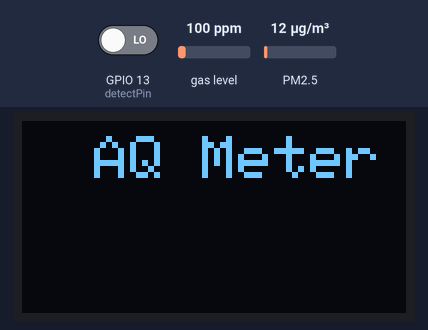
Simulated run of this sketch. Board: ESP32. Parts: 128×64 one-colour display. The inputs (shaded band) are chosen by the test bench; at power-on: PM2.5 12 µg/m³, GPIO 13 (detectPin) LOW, gas level 100 ppm. WiFi joins after 1.5 s; servers stay silent unless stated; the display library's start-up logo is not drawn; the local clock reads 2024-03-15 10:24:30 at power-on unless the sketch sets it; storage starts empty; what the sketch prints to the serial monitor is not drawn.

Above: at 1.7 s.
At 21.7 s:
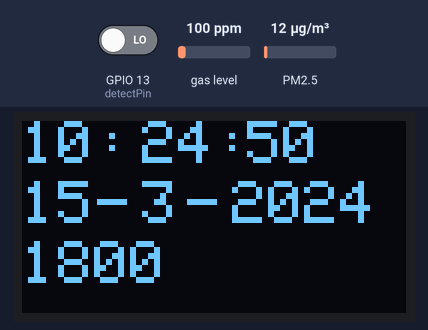
21.8 s: PM2.5 set to 6 µg/m³
At 36.4 s:
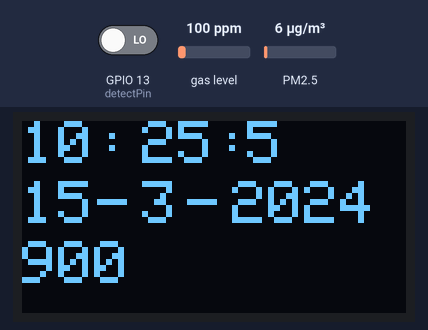
37.2 s: PM2.5 set to 75 µg/m³
At 52.2 s:
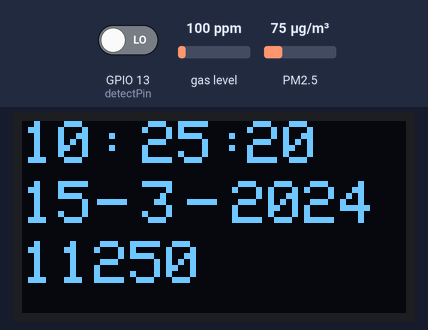
52.6 s: PM2.5 set to 150 µg/m³
At 66.8 s:
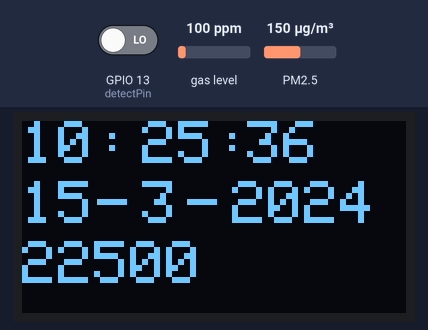
Timing chart, 0 to 68.3 s (numbered marks = the images above; inputs shaded):
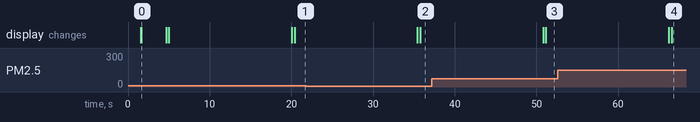

Measured:
- what the display in image 0 shows lasts 3.1 s, from 1.6 s to 4.7 s

The sketch:

datalogger_thingspeak_oledStatus.ino
```cpp
//setup the RTC using RTC by makuna
//install RTClib.h link - http://www.rinkydinkelectronics.com/library.php?id=73
//Reference - https://github.com/ismailsakdo/EHRU_EMSA/blob/main/GROUP%20EHRU%20SKETCH22/nana_ccs811_mq.ino
#include <Wire.h>
#include <SPI.h>
#include <SD.h>
#include "RTClib.h"
#include "FS.h"
#include "SPI.h"
#include <MQUnifiedsensor.h>

//Option OLED
#include <Adafruit_GFX.h>
#include <Adafruit_SSD1306.h>

//Thingspeak library and WiFiManager
#include <WiFiManager.h>
#include <ThingSpeak.h>
#define SECRET_CH_ID 00000                    // replace 0000000 with your channel number
#define SECRET_WRITE_APIKEY "APIKEY"  // replace XYZ with your channel write API Key

//Sensor dust
#include <SoftwareSerial.h>
#include "Adafruit_PM25AQI.h"

//Sensor IR
int detectPin = 13;
bool detect = 0;

//Assignment
const int chipSelect = 5;
File sd_file;
RTC_DS3231 rtc;
char daysOfTheWeek[7][12] = { "Sunday", "Monday", "Tuesday", "Wednesday", "Thursday", "Friday", "Saturday" };
SoftwareSerial pmSerial(3, 2);  // change to RXD
Adafruit_PM25AQI aqi = Adafruit_PM25AQI();

//option display
#define SCREEN_WIDTH 128  // OLED display width, in pixels
#define SCREEN_HEIGHT 64  // OLED display height, in pixels
#define OLED_RESET -1     // Reset pin # (or -1 if sharing reset pin)
Adafruit_SSD1306 display(SCREEN_WIDTH, SCREEN_HEIGHT, &Wire, OLED_RESET);

//intialize
#define Board ("Arduino NANO")
#define Pin135 (32)  //Analog input 2 of your arduino
//#define         Pin7                     (35)  //Analog input 3 of your arduino

//setup of sensor
#define RatioMQ135CleanAir (3.6)  //RS / R0 = 10 ppm
//#define         RatioMQ7CleanAir          (27.5) //RS / R0 = 27.5 ppm
#define ADC_Bit_Resolution (12)  // 10 bit ADC
#define Voltage_Resolution (5)   // Volt resolution to calc the voltage
#define Type ("ESP32")           //Board used

//Initialize MQ
MQUnifiedsensor MQ135(Board, Voltage_Resolution, ADC_Bit_Resolution, Pin135, Type);
//MQUnifiedsensor MQ7(Board, Voltage_Resolution, ADC_Bit_Resolution, Pin7, Type);

//WiFi Setting
//WiFiManager wifiManager;
WiFiClient client;

//Thingspeak
unsigned long myChannelNumber = SECRET_CH_ID;
const char *myWriteAPIKey = SECRET_WRITE_APIKEY;
const char *server = "api.thingspeak.com";

//Variable
float co2;
String dataMessage;
String myStatus = "";
int pm03;
int pm25;
int pm10;

void setup() {
  // initialize serial communications at 9600 bps:
  Serial.begin(115200);
  pinMode(detectPin, INPUT);
  pmSerial.begin(9600);
  if (!aqi.begin_UART(&pmSerial)) {  // connect to the sensor over software serial
    Serial.println("Could not find PM 2.5 sensor!");
    while (1) delay(10);
  }

  Serial.println("PM25 found!");
  Wire.begin();

  while (!Serial) {
    ;  // wait for serial port to connect. Needed for native USB port only
  }

  // Initialize WiFiManager
  WiFiManager wifiManager;
  //wifiManager.resetSettings();
  wifiManager.autoConnect("Wataverse Technology", "password");

  // Initialize ThingSpeak
  ThingSpeak.begin(client);

  Serial.print("Initializing SD card...");

  // see if the card is present and can be initialized:
  initSDCard();

  if (!rtc.begin()) {
    Serial.println("Couldn't find RTC");
    while (1)
      ;
  }

  //rtc.adjust(DateTime(__DATE__, __TIME__));

  // Create a file on the SD card and write the data labels
  File file = SD.open("/data.txt");
  if (!file) {
    Serial.println("File doesn't exist");
    Serial.println("Creating file...");
    writeFile(SD, "/data.txt", "Date & Time, PM0.3, PM2.5, PM10, Other Gases \r\n");
  } else {
    Serial.println("File already exists");
  }
  file.close();

  //Hidupkan Sensor MQ
  MQ135.init();
  MQ135.setRegressionMethod(1);  //_PPM =  a*ratio^b
  MQ135.setR0(9.03);

  //Display
  if (!display.begin(SSD1306_SWITCHCAPVCC, 0x3C)) {
    Serial.println(F("SSD1306 allocation failed"));
    for (;;)
      ;  // Don't proceed, loop forever
  }
  display.display();
  delay(2);
  display.clearDisplay();


  display.clearDisplay();
  display.setTextColor(WHITE);
  //display.startscrollright(0x00, 0x0F);
  display.setTextSize(2);
  display.setCursor(0, 5);
  display.print("  AQ Meter ");
  display.display();
  delay(3000);
}


void loop() {
  //IR sensor
  detect = digitalRead(detectPin);
  if (detect == 1) {
    Serial.println("Movement detected");
  } else {
    Serial.println("No movement");
  }

  PM25_AQI_Data data;
  if (!aqi.read(&data)) {
    Serial.println("Could not read from AQI");
    delay(500);  // try again in a bit!
    return;
  }
  DateTime now = rtc.now();
  pm03 = data.particles_03um;
  pm25 = data.particles_25um;
  pm10 = data.particles_100um;

  //MQ Sensor
  MQ135.update();
  MQ135.setA(110.47);
  MQ135.setB(-2.862);  //CO2
  float co2 = MQ135.readSensor();

  //Read Date, Time and Sensor
  Serial.print("Date:  ");
  Serial.print(now.day() + String("-") + now.month() + String("-") + now.year());
  Serial.print(", Time:  ");
  Serial.print(String("||") + now.hour() + String(":") + now.minute() + String(":") + now.second());
  Serial.print(", CO2 (PPM):      ");
  Serial.print(pm03);
  Serial.print("CO2:       ");
  Serial.println(co2);
  Serial.print("Motion:       ");
  Serial.println(detect);
  Serial.println(daysOfTheWeek[now.dayOfTheWeek()]);
  Serial.println("--------------------------------------------------------");

  //Concatenate all info separated by commas
  dataMessage = String(now.day()) + String("/") + String(now.month()) + String("/") + String(now.year()) + String("||") +
                String(now.hour()) + String(":") + String(now.minute()) + String(":") + String(now.second()) + String("||") +
                String("=") + String(pm03) + String(";") + pm25 + String(";") + pm10 + String(";") + co2 + String(";") + detect + "\r\n";
  //dataMessage = String(epochTime) + "," + String(temp) + "," + String(hum) + "," + String(pres) + "\r\n";
  Serial.print("Saving data: ");
  Serial.println(dataMessage);

  //Append the data to file
  appendFile(SD, "/data.txt", dataMessage.c_str());

  //Thingspeak
  ThingSpeak.setField(1, pm03);
  ThingSpeak.setField(2, pm25);
  ThingSpeak.setField(3, pm10);
  ThingSpeak.setField(4, co2);
  ThingSpeak.setField(5, detect);

  // set the status
  ThingSpeak.setStatus(myStatus);

  // write to the ThingSpeak channel
  int x = ThingSpeak.writeFields(myChannelNumber, myWriteAPIKey);
  if (x == 200) {
    Serial.println("Channel update successful.");
  } else {
    Serial.println("Problem updating channel. HTTP error code " + String(x));
  }

  //display OLED
  display.clearDisplay();
  display.setTextSize(2);
  display.setCursor(75, 0);
  display.println(now.second(), DEC);

  display.setTextSize(2);
  display.setCursor(25, 0);
  display.println(":");

  display.setTextSize(2);
  display.setCursor(65, 0);
  display.println(":");

  display.setTextSize(2);
  display.setCursor(40, 0);
  display.println(now.minute(), DEC);

  display.setTextSize(2);
  display.setCursor(0, 0);
  display.println(now.hour(), DEC);

  display.setTextSize(2);
  display.setCursor(0, 20);
  display.println(now.day(), DEC);

  display.setTextSize(2);
  display.setCursor(25, 20);
  display.println("-");

  display.setTextSize(2);
  display.setCursor(40, 20);
  display.println(now.month(), DEC);

  display.setTextSize(2);
  display.setCursor(55, 20);
  display.println("-");

  display.setTextSize(2);
  display.setCursor(70, 20);
  display.println(now.year(), DEC);

  display.setTextSize(2);
  display.setCursor(0, 40);
  display.print(pm03);

  display.display();
  delay(15000);
}


// Write to the SD card
void writeFile(fs::FS &fs, const char *path, const char *message) {
  Serial.printf("Writing file: %s\n", path);

  File file = fs.open(path, FILE_WRITE);
  if (!file) {
    Serial.println("Failed to open file for writing");
    return;
  }
  if (file.print(message)) {
    Serial.println("File written");
  } else {
    Serial.println("Write failed");
  }
  file.close();
}

// Initialize SD card
void initSDCard() {
  if (!SD.begin()) {
    Serial.println("Card Mount Failed");
    return;
  }
  uint8_t cardType = SD.cardType();

  if (cardType == CARD_NONE) {
    Serial.println("No SD card attached");
    return;
  }
  Serial.print("SD Card Type: ");
  if (cardType == CARD_MMC) {
    Serial.println("MMC");
  } else if (cardType == CARD_SD) {
    Serial.println("SDSC");
  } else if (cardType == CARD_SDHC) {
    Serial.println("SDHC");
  } else {
    Serial.println("UNKNOWN");
  }
  uint64_t cardSize = SD.cardSize() / (1024 * 1024);
  Serial.printf("SD Card Size: %lluMB\n", cardSize);
}

// Append data to the SD card
void appendFile(fs::FS &fs, const char *path, const char *message) {
  Serial.printf("Appending to file: %s\n", path);

  File file = fs.open(path, FILE_APPEND);
  if (!file) {
    Serial.println("Failed to open file for appending");
    return;
  }
  if (file.print(message)) {
    Serial.println("Message appended");
    //display.clearDisplay();
    display.setTextSize(1);
    display.setCursor(70, 40);
    display.print("save");
    display.display();
    ;
  } else {
    Serial.println("Append failed");
    //display.clearDisplay();
    display.setTextSize(1);
    display.setCursor(70, 40);
    display.print("NOT save");
    display.display();
  }
  file.close();
}
```
